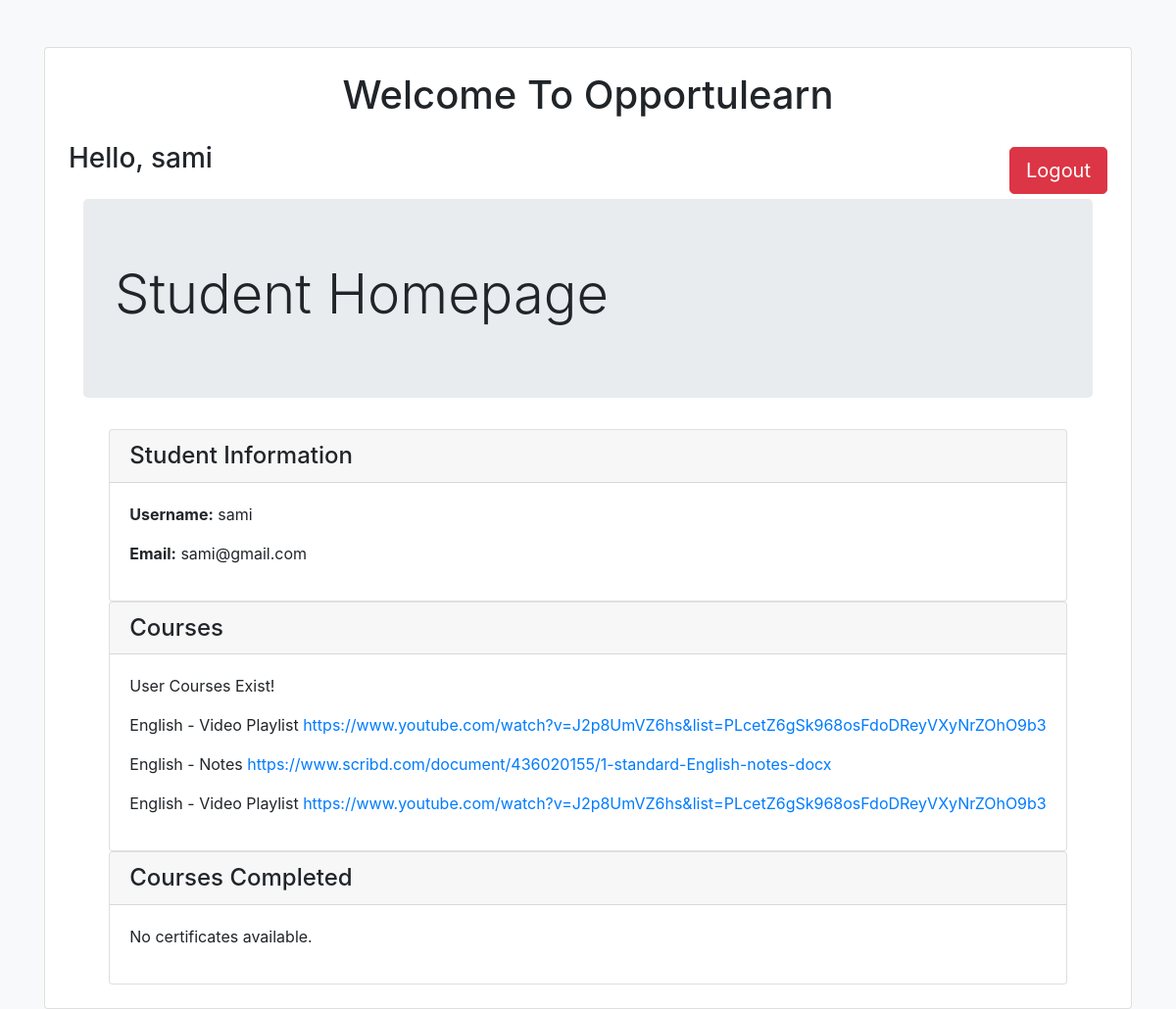
Page /studenthome/ (signed in) on the committed database.
### video_app/models.py (models this page shows)
class StudentCourse(models.Model):
    user = models.ForeignKey(User, on_delete=models.CASCADE)
    course_name = models.CharField(max_length=255)
    type_name = models.CharField(max_length=255, default='')
    course_playlist = models.CharField(max_length=255, default='')

### education/views.py (the view)
# urls.py: path('studenthome/',views.StudentHome,name='studenthome'),
def StudentHome(request):
    user_certificates = Certificate.objects.filter(user=request.user)
    user_courses = StudentCourse.objects.filter(user=request.user)
    user_course_playlist = StudentCourse.objects.filter(user=request.user)
    user_type_name= StudentCourse.objects.filter(user=request.user)
    return render(request, "studenthome.html", {'email': request.user.email, 'user_certificates': user_certificates,'user_courses': user_courses,'user_course_playlist':  user_course_playlist,'user_type_name':  user_type_name, })

### templates/studenthome.html (shortened to what this page needs)
{% extends "./base.html" %} {% load static %}  {% block content %}
<div class="container">
  <div class="jumbotron">
    <h1 class="display-4">Student Homepage</h1>
  </div>
  <div class="row">
    <div class="col-md-16 mx-auto">
      <div class="card">
        <div class="card-header">
          <h4 class="mb-0">Student Information</h4>
        </div>
        <div class="card-body">
          <p><strong>Username:</strong> {{ user }}</p>
          <p><strong>Email:</strong> {{ email }}</p>
        </div>
      </div>
      <div class="card">
        <div class="card-header">
          <h4 class="mb-0">Courses</h4>
        </div>
        <div class="card-body">
          {% if user_courses %}
          <p>User Courses Exist!</p>
          {% for StudentCourse in user_courses %}
          <p>
            {{ StudentCourse.course_name }} - {{ StudentCourse.type_name }}
            <a href="{{ StudentCourse.course_playlist }}" target="_blank"
              >{{ StudentCourse.course_playlist }}</a
            >
          </p>
          {% endfor %} {% else %}
          <p>No body available.</p>
          {% endif %}
        </div>
      </div>
      <div class="card">
        <div class="card-header">
          <h4 class="mb-0">Courses Completed</h4>
        </div>
        <div class="card-body">
          {% if user_certificates %}
          <p>User Certificates Exist!</p>
          {% for certificate in user_certificates %}
          <p>
            {{ certificate.course_name }} -
            <a
              href="https://www.edx.org/images/pdf/sample-course-certificate.pdf"
              target="_blank"
              >View Certificate</a
            >
          </p>
          {% endfor %} {% else %}
          <p>No certificates available.</p>
          {% endif %}
        </div>
      </div>
    </div>
  </div>
</div>
{% endblock %}

### templates/base.html (shortened to what this page needs)
{% load static %}
<!doctype html>
<html lang="en">
  <head>
    <link rel="stylesheet" href="https://cdn.jsdelivr.net/npm/bootstrap@4.3.1/dist/css/bootstrap.min.css">
  </head>
  <body class="bg-light">
    <div class="container mt-5">
      <div class="card p-4">
        <h1 class="text-center mb-4">Welcome To Opportulearn</h1>
        <div class="d-flex justify-content-between align-items-center">
          <h3 class="text-center mb-4">Hello, {% if user.is_authenticated %} {{user}}  {% endif%}</h3>
          <a href="{% url 'logout' %}" class="btn btn-danger btn-lg">Logout</a>
        </div>
        <div id="content">{% block content %} {% endblock %}</div>
      </div>
    </div>
  </body>
</html>

### rows in the picture
StudentCourse: course_name "English", type_name "Video Playlist", course_playlist "https://www.youtube.com/watch?v=J2p8UmVZ6hs&list=PLcetZ6gSk968osFdoDReyVXyNrZOhO9b3"
StudentCourse: course_name "English", type_name "Notes", course_playlist "https://www.scribd.com/document/436020155/1-standard-English-notes-docx"
StudentCourse: course_name "English", type_name "Video Playlist", course_playlist "https://www.youtube.com/watch?v=J2p8UmVZ6hs&list=PLcetZ6gSk968osFdoDReyVXyNrZOhO9b3"

### other values in the picture
{{ user }} "sami"
{{ email }} "sami@gmail.com"
